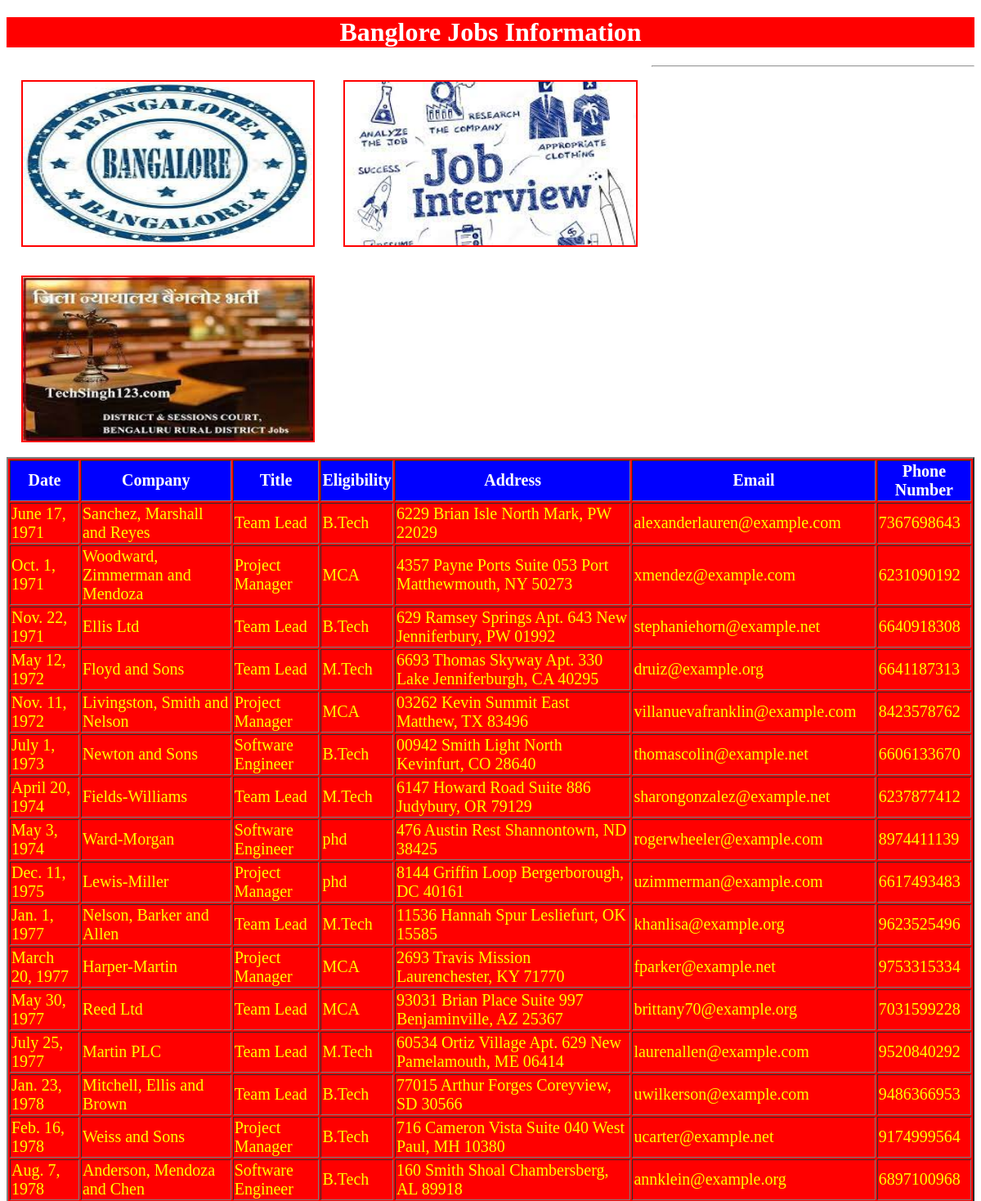
The app's page /bangjobs/ (upper part) with its own data.
### testapp/models.py (models this page shows)
class bangjobs(models.Model):
    date=models.DateField();
    company=models.CharField(max_length=100);
    title=models.CharField(max_length=100);
    eligibility=models.CharField(max_length=100);
    address=models.CharField(max_length=100);
    email=models.EmailField();
    phonenumber=models.IntegerField()

### testapp/views.py (the view)
# urls.py: path('bangjobs/', views.bangjobs_view),
def bangjobs_view(request):
    jobs_list=bangjobs.objects.order_by('date')
    my_dict={'jobs_list':jobs_list}
    return render(request,'testapp/bangjobs.html',my_dict)

### templates/testapp/bangjobs.html (shortened to what this page needs)
<!DOCTYPE html>
{%load static%}
<html lang="en" dir="ltr">
  <head>
    <link rel="stylesheet" href="{% static "css/demodjproject.css" %}">
  </head>
  <body>
    <h1>Banglore Jobs Information</h1>
    <img src="{%static "images/bang1.jpg"%}" alt="">
    <img src="{%static "images/bang2.jpg"%}" alt="">
    <img src="{%static "images/bang3.jpg"%}" alt="">
    <hr>
    {% if jobs_list %}
    <table border=2>
      <thead>
          <th>Date</th>
          <th>Company</th>
          <th>Title</th>
          <th>Eligibility</th>
          <th>Address</th>
          <th>Email</th>
          <th>Phone Number</th>
      </thead>
      {%for job in jobs_list %}
      <tr>
        <td>{{job.date}}</td>
        <td>{{job.company}}</td>
        <td>{{job.title}}</td>
        <td>{{job.eligibility}}</td>
        <td>{{job.address}}</td>
        <td>{{job.email}}</td>
        <td>{{job.phonenumber}}</td>
      </tr>
      {% endfor %}
    </table>
    {%else%}
    <p>No Jobs found in Hyderbad....</p>
    {% endif %}
  </body>
</html>

### static/css/demodjproject.css (style rules this page uses)
body { background: url(https://images.unsplash.com/photo-1542744095-fcf48d80b0fd?ixlib=rb-4.0.3&ixid=MnwxMjA3fDB8MHxzZWFyY2h8MTF8fGl0JTIwam9ifGVufDB8fDB8fA%3D%3D&auto=format&fit=crop&w=500&q=60) }
img { height: 200px; width: 30%; float: left; margin: 1.5%; border: 2px solid red; }
h1 { color: white; text-align: center; background: red; }
table,thead,th,tr,td { color: yellow; border: 2px solid:white; font-size: 20px; margin: auto; background: red; }
thead,th { color: white; border: 2px solid:white; font-size: 20px; margin: auto; background: blue; }

### records on screen
bangjobs: date "June 17, 1971", company "Sanchez, Marshall and Reyes", title "Team Lead", eligibility "B.Tech", address "6229 Brian Isle North Mark, PW 22029", email "alexanderlauren@example.com", phonenumber "7367698643"
bangjobs: date "Oct. 1, 1971", company "Woodward, Zimmerman and Mendoza", title "Project Manager", eligibility "MCA", address "4357 Payne Ports Suite 053 Port Matthewmouth, NY 50273", email "xmendez@example.com", phonenumber "6231090192"
bangjobs: date "Nov. 22, 1971", company "Ellis Ltd", title "Team Lead", eligibility "B.Tech", address "629 Ramsey Springs Apt. 643 New Jenniferbury, PW 01992", email "stephaniehorn@example.net", phonenumber "6640918308"
bangjobs: date "May 12, 1972", company "Floyd and Sons", title "Team Lead", eligibility "M.Tech", address "6693 Thomas Skyway Apt. 330 Lake Jenniferburgh, CA 40295", email "druiz@example.org", phonenumber "6641187313"
bangjobs: date "Nov. 11, 1972", company "Livingston, Smith and Nelson", title "Project Manager", eligibility "MCA", address "03262 Kevin Summit East Matthew, TX 83496", email "villanuevafranklin@example.com", phonenumber "8423578762"
bangjobs: date "July 1, 1973", company "Newton and Sons", title "Software Engineer", eligibility "B.Tech", address "00942 Smith Light North Kevinfurt, CO 28640", email "thomascolin@example.net", phonenumber "6606133670"
bangjobs: date "April 20, 1974", company "Fields-Williams", title "Team Lead", eligibility "M.Tech", address "6147 Howard Road Suite 886 Judybury, OR 79129", email "sharongonzalez@example.net", phonenumber "6237877412"
bangjobs: date "May 3, 1974", company "Ward-Morgan", title "Software Engineer", eligibility "phd", address "476 Austin Rest Shannontown, ND 38425", email "rogerwheeler@example.com", phonenumber "8974411139"
bangjobs: date "Dec. 11, 1975", company "Lewis-Miller", title "Project Manager", eligibility "phd", address "8144 Griffin Loop Bergerborough, DC 40161", email "uzimmerman@example.com", phonenumber "6617493483"
bangjobs: date "Jan. 1, 1977", company "Nelson, Barker and Allen", title "Team Lead", eligibility "M.Tech", address "11536 Hannah Spur Lesliefurt, OK 15585", email "khanlisa@example.org", phonenumber "9623525496"
bangjobs: date "March 20, 1977", company "Harper-Martin", title "Project Manager", eligibility "MCA", address "2693 Travis Mission Laurenchester, KY 71770", email "fparker@example.net", phonenumber "9753315334"
bangjobs: date "May 30, 1977", company "Reed Ltd", title "Team Lead", eligibility "MCA", address "93031 Brian Place Suite 997 Benjaminville, AZ 25367", email "brittany70@example.org", phonenumber "7031599228"
bangjobs: date "July 25, 1977", company "Martin PLC", title "Team Lead", eligibility "M.Tech", address "60534 Ortiz Village Apt. 629 New Pamelamouth, ME 06414", email "laurenallen@example.com", phonenumber "9520840292"
bangjobs: date "Jan. 23, 1978", company "Mitchell, Ellis and Brown", title "Team Lead", eligibility "B.Tech", address "77015 Arthur Forges Coreyview, SD 30566", email "uwilkerson@example.com", phonenumber "9486366953"
bangjobs: date "Feb. 16, 1978", company "Weiss and Sons", title "Project Manager", eligibility "B.Tech", address "716 Cameron Vista Suite 040 West Paul, MH 10380", email "ucarter@example.net", phonenumber "9174999564"
bangjobs: date "Aug. 7, 1978", company "Anderson, Mendoza and Chen", title "Software Engineer", eligibility "B.Tech", address "160 Smith Shoal Chambersberg, AL 89918", email "annklein@example.org", phonenumber "6897100968"
